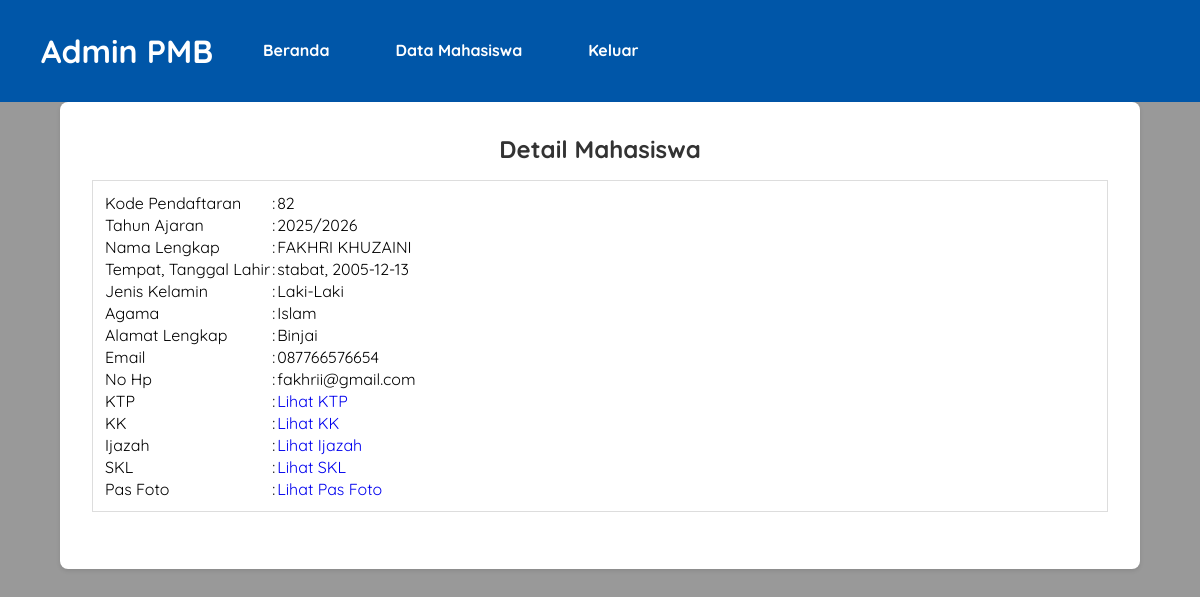
Screenshot of /detailpeserta.php?id=82 with the database file from the repository.
### tables this page shows
CREATE TABLE `tbl_pendaftaran` (
  `id_pendaftaran` int(11) NOT NULL,
  `tgl_daftar` date NOT NULL,
  `th_ajaran` varchar(9) NOT NULL,
  `jurusan` varchar(50) NOT NULL,
  `nm_peserta` varchar(50) NOT NULL,
  `tempat_lahir` varchar(50) NOT NULL,
  `tgl_lahir` date NOT NULL,
  `jenis_kelamin` enum('Laki-Laki','Perempuan') NOT NULL,
  `agama` varchar(15) NOT NULL,
  `almt_peserta` text NOT NULL,
  `email` varchar(50) NOT NULL,
  `no_hp` varchar(20) NOT NULL,
  `pas_foto` varchar(255) DEFAULT NULL,
  `ktp` varchar(255) NOT NULL,
  `kk` varchar(255) NOT NULL,
  `ijazah` varchar(255) NOT NULL,
  `skl` varchar(255) NOT NULL
);

### detailpeserta.php (the view, shortened to what this page needs)
<?php
    include 'koneksi.php';
    $peserta = mysqli_query($conn, "SELECT * FROM tbl_pendaftaran Where id_pendaftaran = '".$_GET['id']."' ");
    $p = mysqli_fetch_object($peserta);
?>
<!DOCTYPE html>
<html lang="en">
<head>
    <link rel="stylesheet" type="text/css" href="css/style.css">
</head>
<body>
    <header>
        <h1><a href="beranda.php">Admin PMB</a></h1>
        <ul>
            <li><a href="beranda.php">Beranda</a></li>
            <li><a href="datapeserta.php">Data Mahasiswa</a></li>
            <li><a href="keluar.php">Keluar</a></li>
        </ul>
    </header>
    <section class="content">
        <h2>Detail Mahasiswa</h2>
        <div class="box">
        <table>
            <tr>
                <td>Kode Pendaftaran</td>
                <td>:</td>
                <td><?php echo ($p->id_pendaftaran ?? ''); ?></td>
            </tr>
            <tr>
                <td>Tahun Ajaran</td>
                <td>:</td>
                <td><?php echo ($p->th_ajaran ?? ''); ?></td>
            </tr>
            <tr>
                <td>Nama Lengkap</td>
                <td>:</td>
                <td><?php echo ($p->nm_peserta ?? ''); ?></td>
            </tr>
            <tr>
                <td>Tempat, Tanggal Lahir</td>
                <td>:</td>
                <td><?php echo ($p->tempat_lahir ?? '') . ', ' . ($p->tgl_lahir ?? ''); ?></td>
            </tr>
            <tr>
                <td>Jenis Kelamin</td>
                <td>:</td>
                <td><?php echo ($p->jenis_kelamin ?? ''); ?></td>
            </tr>
            <tr>
                <td>Agama</td>
                <td>:</td>
                <td><?php echo ($p->agama ?? ''); ?></td>
            </tr>
            <tr>
                <td>Alamat Lengkap</td>
                <td>:</td>
                <td><?php echo ($p->almt_peserta ?? ''); ?></td>
            </tr>
            <tr>
                <td>Email</td>
                <td>:</td>
                <td><?php echo ($p->no_hp ?? ''); ?></td>
            </tr>
            <tr>
                <td>No Hp</td>
                <td>:</td>
                <td><?php echo ($p->email ?? ''); ?></td>
            </tr>
            <tr>
                <td>KTP</td>
                <td>:</td>
                <td><a href="dokumen/ktp/<?php echo urlencode($p->ktp); ?>" target="_blank">Lihat KTP</a>
            </tr>
            <tr>
                <td>KK</td>
                <td>:</td>
                <td><a href="dokumen/kk/<?php echo urlencode($p->kk); ?>" target="_blank">Lihat KK</a>
            </tr>
            <tr>
                <td>Ijazah</td>
                <td>:</td>
                <td><a href="dokumen/ijazah/<?php echo ($p->ijazah ?? ''); ?>" target="_blank">Lihat Ijazah</a></td>
            </tr>
            <tr>
                <td>SKL</td>
                <td>:</td>
                <td><a href ="dokumen/skl/<?php echo ($p->skl ?? ''); ?>" target="_blank">Lihat SKL</a></td>
            </tr>
            <tr>
                <td>Pas Foto</td>
                <td>:</td>
                <td><a href="dokumen/pas_foto/<?php echo ($p->pas_foto ?? ''); ?>" target="_blank">Lihat Pas Foto</a></td>
            </tr>
        </table>
        </div>
    </section>
</body>
</html>

### css/style.css (style rules this page uses)
* { margin:0; padding:0; font-family: 'Quicksand', sans-serif; }
body { background-color: #f8f8f8; }
.box { background-color: #fff; border:1px solid #ddd; padding:10px; box-sizing: border-box; margin:5px 0 25px; }
header { background-color: #fff; }
header::after { content:''; display: block; clear: both; }
header h1 { padding:15px 25px; display: inline-block; float: left; }
header ul { float: left; }
header ul li { padding:24px 25px; display: inline-block; }
a { text-decoration: none; }
.content { width:90%; padding:10px; box-sizing: border-box; margin:50px auto; }

### detailpeserta.php (style rules this page uses)
body { font-family: 'Quicksand', sans-serif; margin: 0; padding: 0; background-color: #999; }
header { background-color: #0056a8; color: white; padding: 1rem; text-align: center; }
header h1 a { text-decoration: none; color: white; }
header ul { list-style: none; padding: 0; margin: 0; display: flex; justify-content: center; gap: 1rem; }
header ul li a { color: white; text-decoration: none; font-weight: bold; }
.content { padding: 2rem; max-width: 1200px; margin: auto; background-color: white; border-radius: 8px; box-shadow: 0 2px 4px rgba(0, 0, 0, 0.1); }
h2 { text-align: center; margin-bottom: 1rem; color: #333; }

### rows the page displays
tbl_pendaftaran: id_pendaftaran "82", th_ajaran "2025/2026", nm_peserta "FAKHRI KHUZAINI", tempat_lahir "stabat", tgl_lahir "2005-12-13", jenis_kelamin "Laki-Laki", agama "Islam", almt_peserta "Binjai", no_hp "087766576654", email "fakhrii@gmail.com"
